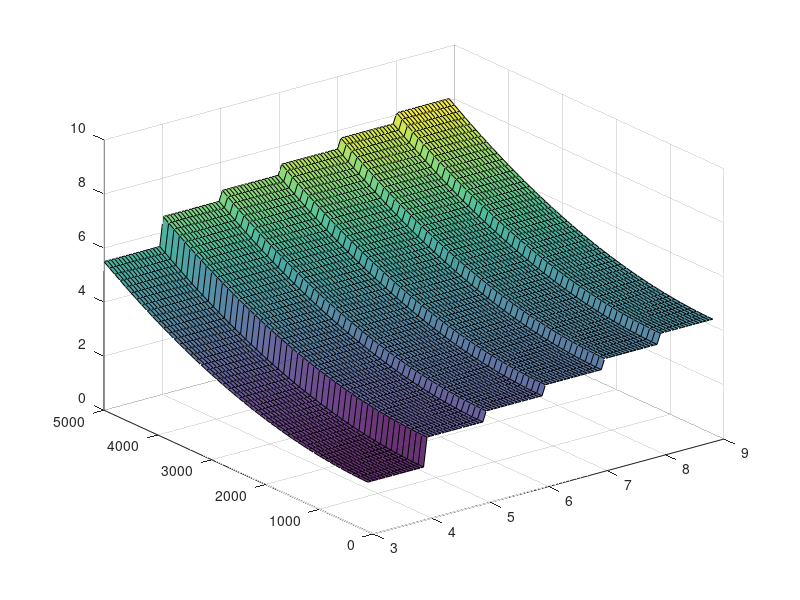

Write the MATLAB code that produced this figure. (Note: this script raises an error after producing the figure.)
clear; clc; close all;

% =========================================================================
% UPDATED PARAMETERS (SC-70 / 5V Operation)
% =========================================================================
P_TLV   = 375e-9;        % TLV comparator power [W] (Typ @ 5V)
Rds_on  = 147e-3;        % On-resistance of SIP [Ohm] (Typ @ 5V)
P_AND4  = 350e-9;        % Power per group of 4 AND gates [W] (Typ @ 5V)
P_NAND4 = 350e-9;        % Power per group of 4 NAND gates [W] (Typ @ 5V)

% Sweep ranges
n_vals = linspace(3,8.9,100);             % number of inputs
I_vals = linspace(100e-6, 5e-3, 50);      % current from 100 uA to 5 mA

% Create meshgrid
[N, I] = meshgrid(n_vals, I_vals);

%% Configuration A: SIP + TLV + Logic (Logic-Based)
% Note: Nel testo Config A è quella CON logica esterna.
% Regola gruppi logici: 1 gruppo per n=3, 2 gruppi per n>=4
logic_groups = 1 .* (floor(N) < 4) + 2 .* (floor(N) >= 4);

% Potenza Statica Logica
P_logic_total = logic_groups .* (P_AND4 + P_NAND4);

% P_A = n*TLV + Logic + Single SIP (Best case conduction)
P_tot_A = (floor(N) .* P_TLV) + P_logic_total + (I.^2 .* Rds_on);

%% Configuration B: SIP + TLV (Logic-less)
% Note: Nel testo Config B è quella SENZA logica (Daisy Chain).
% P_B = (n-1)*TLV + (n-1)*SIP (Worst case conduction)
% Usiamo (n-1) switch in serie nel caso peggiore
P_tot_B = ((floor(N) - 1) .* P_TLV) + ((floor(N) - 1) .* I.^2 .* Rds_on);

%% Figure 1: Configuration A (Logic-Based)
figure;
hA = surf(N, I*1e6, P_tot_A*1e6, 'FaceAlpha',0.8, 'EdgeColor','k');
colormap('parula');
xlabel('Number of Inputs (n)');
ylabel('Input Current I [\muA]');
zlabel('Power Dissipation [\muW]');
title('Configuration A: SIP + TLV + Logic');
legend(hA,'Config A (Logic-Based)','Location','best');
grid on; view(-45,30);
xticks(3:1:8)

%% Figure 2: Configuration B (Logic-Less)
figure;
hB = surf(N, I*1e6, P_tot_B*1e6, 'FaceAlpha',0.8, 'EdgeColor','k');
colormap('default');
xlabel('Number of Inputs (n)');
ylabel('Input Current I [\muA]');
zlabel('Power Dissipation [\muW]');
title('Configuration B: SIP + TLV (Logic-less)');
legend(hB,'Config B (Logic-Less)','Location','best');
grid on; view(-45,30);
xticks(3:1:8)

%% Figure 3: Comparison and Intersection
figure; hold on;

% Normalizziamo i valori tra 0 e 1 per i colori personalizzati
% Calcoliamo min e max globali per una scala coerente
all_P = [P_tot_A(:); P_tot_B(:)];
min_P = min(all_P); max_P = max(all_P);

C_A = (P_tot_A - min_P) / (max_P - min_P);
C_B = (P_tot_B - min_P) / (max_P - min_P);

% Config A (Logic): Blu/Celeste (Consumo alto statico)
RGB_A = cat(3, 0.2*ones(size(C_A)), 0.6*C_A+0.2, 0.9*ones(size(C_A)));

% Config B (Logic-less): Rosso/Arancio (Basso statico, sale con corrente)
RGB_B = cat(3, 1.0*ones(size(C_B)), 0.5*C_B, 0.2*ones(size(C_B)));

% Plot superfici
hA = surf(N, I*1e6, P_tot_A*1e6, RGB_A, ...
          'FaceAlpha',0.7, 'EdgeColor','none', 'FaceColor','interp');
hB = surf(N, I*1e6, P_tot_B*1e6, RGB_B, ...
          'FaceAlpha',0.6, 'EdgeColor','none', 'FaceColor','interp');

% Intersection points calculation (Numeric scan on mesh)
hInt = [];
for ni = 1:length(n_vals)
    diffP = (P_tot_A(:,ni) - P_tot_B(:,ni));
    % Trova dove la differenza cambia segno
    sign_change_idx = find(diffP(1:end-1).*diffP(2:end) <= 0);
    
    for k = sign_change_idx'
        I_int = (I(k,ni) + I(k+1,ni)) / 2;
        P_int = (P_tot_A(k,ni) + P_tot_B(k,ni))/2; 
        % Plot solo punti validi
        hInt = scatter3(n_vals(ni), I_int*1e6, P_int*1e6, 20, 'k', 'filled');
    end
end

% Aggiungi linee verticali lungo la corrente per N interi
n_int = 3:8; 
for k = 1:length(n_int)
    idx = find(n_vals >= n_int(k), 1, 'first');
    P_A_col = P_tot_A(:, idx);
    P_B_col = P_tot_B(:, idx);
    plot3(n_vals(idx)*ones(size(I(:,1))), I(:,1)*1e6, P_A_col*1e6, 'k', 'LineWidth', 1.0);
    plot3(n_vals(idx)*ones(size(I(:,1))), I(:,1)*1e6, P_B_col*1e6, 'k', 'LineWidth', 1.0);
end

xticks(3:1:8)
xlabel('Number of Inputs (n)');
ylabel('Input Current I [\muA]');
zlabel('Power Dissipation [\muW]');
title('Comparison: Logic-Based (A) vs Logic-Less (B)');
legend([hA, hB, hInt], ...
       {'Config A (Logic-Based)','Config B (Logic-Less)','Intersection'}, ...
       'Location','best');
grid on; view(135,25); % Vista ruotata per vedere meglio l'intersezione
hold off;

%% Calcolo Intersezioni Analitiche (Tabella Finale)
P_logic_unit = P_AND4 + P_NAND4;
n_discrete = 3:8;    
I_thresholds = zeros(size(n_discrete));

fprintf('\n--- Intersection Analysis Results ---\n');
fprintf('%-5s | %-10s | %-10s\n', 'n', 'I_th [mA]', 'I_th [uA]');

for k = 1:length(n_discrete)    
    % Numero di gruppi logici
    if n_discrete(k) == 3
        lg = 1;
    else
        lg = 2;
    end
    
    P_logic = lg * P_logic_unit;
    
    % Formula inversa dal testo LaTeX:
    % I = sqrt( (P_TLV + P_logic) / ((n-2)*Rds) )
    numerator = P_TLV + P_logic;
    denominator = (n_discrete(k) - 2) * Rds_on;
    
    I_val = sqrt( numerator / denominator );
    I_thresholds(k) = I_val;
    
    fprintf('%-5d | %-10.3f | %-10.0f\n', n_discrete(k), I_val*1e3, I_val*1e6);
end

% Salva risultati in tabella workspace
IntersectionTable = table(n_discrete.', I_thresholds.'*1e3, I_thresholds.'*1e6, ...
      'VariableNames', {'n','I_th_mA','I_th_uA'});

%% Figure 4: 2D Cross-Section for n = 4 Inputs
figure('Name', '2D Cross-Section n=4');
n_target = 4;

% Trova l'indice nel vettore n_vals più vicino a 4
[~, idx_n] = min(abs(n_vals - n_target));

% Estrai i vettori di potenza per quell'indice
P_A_slice = P_tot_A(:, idx_n);
P_B_slice = P_tot_B(:, idx_n);

% Plot
plot(I_vals*1e3, P_A_slice*1e6, 'b-', 'LineWidth', 2); hold on;
plot(I_vals*1e3, P_B_slice*1e6, 'r--', 'LineWidth', 2);

% Trova intersezione analitica per n=4
logic_groups_4 = 2; % per n=4 servono 2 gruppi
P_logic_4 = logic_groups_4 * P_AND4 + P_NAND4; % O quello che hai definito
% Ricalcola soglia precisa
num = P_TLV + (logic_groups_4 * (P_AND4+P_NAND4));
den = (n_target - 2) * Rds_on;
I_th_4 = sqrt(num/den);

% Segna il punto di intersezione
xline(I_th_4*1e3, 'k:', 'LineWidth', 1.5, 'Label', sprintf('  I_{th} = %.2f mA', I_th_4*1e3));
scatter(I_th_4*1e3, (n_target*P_TLV + (logic_groups_4*(P_AND4+P_NAND4)) + I_th_4^2*Rds_on)*1e6, 50, 'k', 'filled');

xlabel('Load Current I [mA]');
ylabel('Power Dissipation [\muW]');
title(sprintf('Power Comparison for Fixed Inputs (n=%d)', n_target));
legend('Config A (Logic)', 'Config B (Logic-less)', 'Threshold');
grid on;
